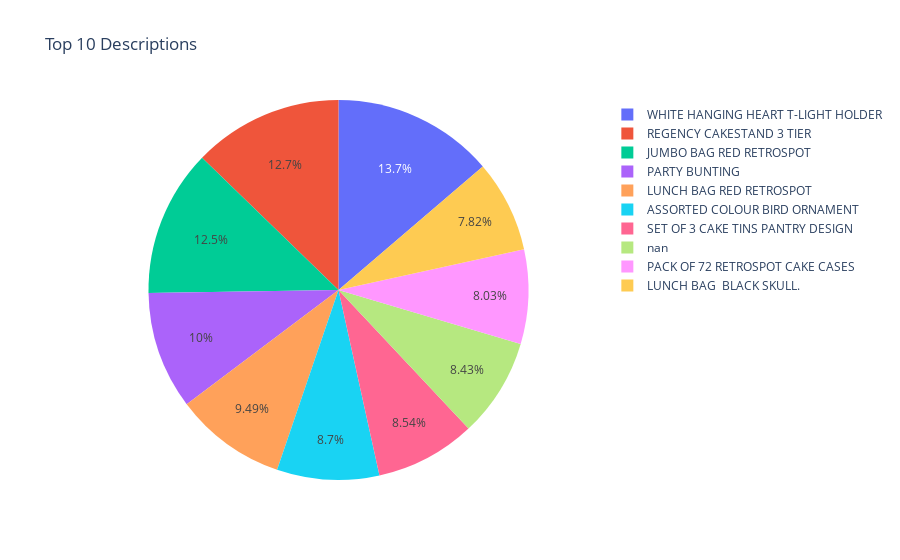

Source (notebook cell):
### Code cell
import plotly.graph_objects as go

# Get the top 5 descriptions
top_descriptions = df['Description'].value_counts().head(10)

# Create the pie chart
fig = go.Figure(data=[go.Pie(labels=top_descriptions.index, values=top_descriptions.values)])

# Set the chart title
fig.update_layout(title='Top 10 Descriptions')

# Show the chart
fig.show()

### Figure 1 — Plotly figure (JSON) as saved in the notebook; plotly's stock layout.template omitted (floating-point values rounded to 4 significant figures)
{"data": [{"labels": ["WHITE HANGING HEART T-LIGHT HOLDER", "REGENCY CAKESTAND 3 TIER", "JUMBO BAG RED RETROSPOT", "PARTY BUNTING", "LUNCH BAG RED RETROSPOT", "ASSORTED COLOUR BIRD ORNAMENT", "SET OF 3 CAKE TINS PANTRY DESIGN ", "nan", "PACK OF 72 RETROSPOT CAKE CASES", "LUNCH BAG  BLACK SKULL."], "type": "pie", "values": [2369, 2200, 2159, 1727, 1638, 1501, 1473, 1454, 1385, 1350]}], "layout": {"title": {"text": "Top 10 Descriptions"}}}
